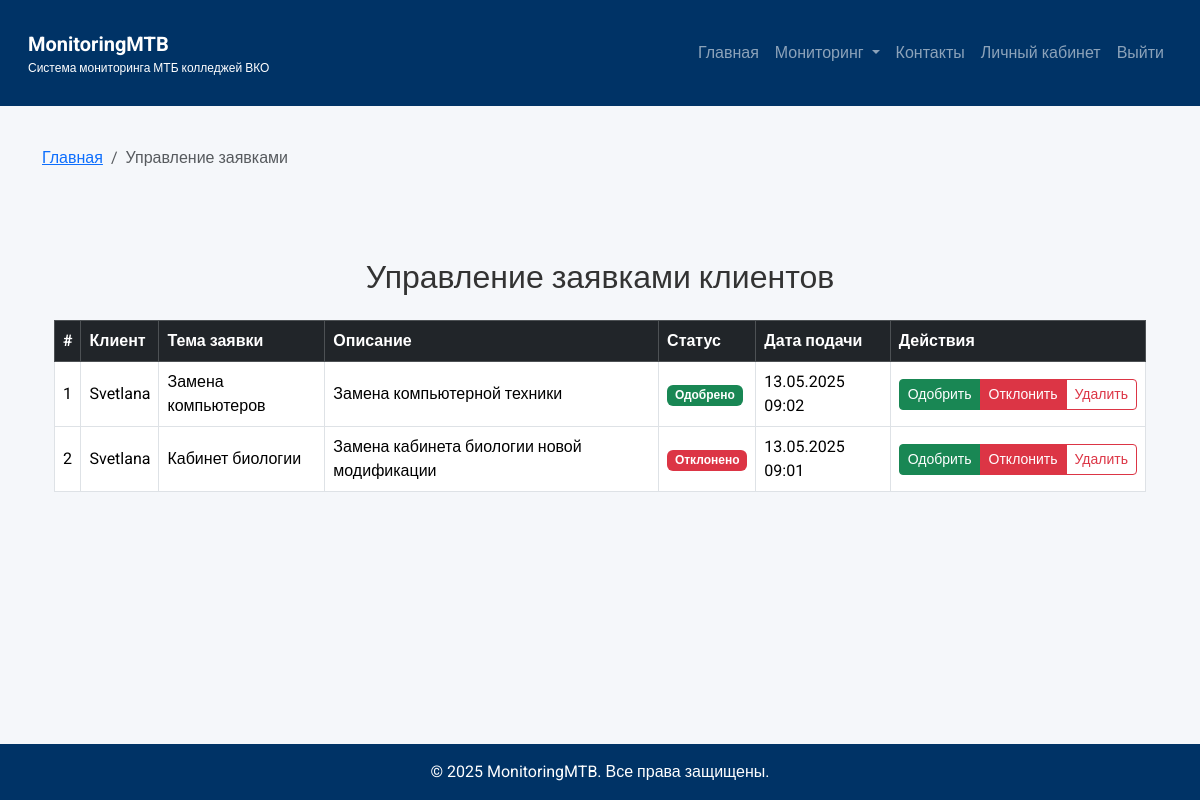
The page /manage_requests/ (signed in) on the database its author committed.
### colleges/models.py (models this page shows, shortened)
class Request(models.Model):
    STATUS_CHOICES = [
        ('pending', 'На рассмотрении'),
        ('approved', 'Одобрено'),
        ('rejected', 'Отклонено'),
    ]
    user = models.ForeignKey(settings.AUTH_USER_MODEL, on_delete=models.CASCADE)
    title = models.CharField(max_length=255)
    description = models.TextField()
    status = models.CharField(max_length=20, choices=STATUS_CHOICES, default='pending')
    created_at = models.DateTimeField(auto_now_add=True)

class CustomUser(AbstractUser):
    ROLE_CHOICES = [
        ('admin', 'Администратор'),
        ('manager', 'Менеджер'),
        ('client', 'Клиент'),
    ]
    role = models.CharField(max_length=20, choices=ROLE_CHOICES, default='client')

### colleges/utils.py (the view)
    def wrapper(request, *args, **kwargs):
        if request.user.is_authenticated and (request.user.role == 'manager' or request.user.role == 'admin'):
            return view_func(request, *args, **kwargs)
        else:
            return redirect('profile')

### colleges/utils.py (called while the page is built)
def manager_required(view_func):
    def wrapper(request, *args, **kwargs):
        if request.user.is_authenticated and (request.user.role == 'manager' or request.user.role == 'admin'):
            return view_func(request, *args, **kwargs)
        else:
            return redirect('profile')
    return wrapper

### colleges/views.py (called while the page is built)
@manager_required
def manage_requests(request):
    requests = Request.objects.select_related('user').all().order_by('-created_at')
    return render(request, 'manage_requests.html', {
        'requests': requests,
        'page_title': 'Управление заявками'
    })

### templates/manage_requests.html
{% extends 'base.html' %}
{% block content %}
<div class="container mt-5">
    <h2 class="text-center mb-4">Управление заявками клиентов</h2>
    <div class="table-responsive">
        <table class="table table-bordered table-hover align-middle">
            <thead class="table-dark">
                <tr>
                    <th>#</th>
                    <th>Клиент</th>
                    <th>Тема заявки</th>
                    <th>Описание</th>
                    <th>Статус</th>
                    <th>Дата подачи</th>
                    <th>Действия</th>
                </tr>
            </thead>
            <tbody>
                {% for req in requests %}
                <tr>
                    <td>{{ forloop.counter }}</td>
                    <td>{{ req.user.username }}</td>
                    <td>{{ req.title }}</td>
                    <td>{{ req.description }}</td>
                    <td>
                        {% if req.status == 'pending' %}
                            <span class="badge bg-warning text-dark">На рассмотрении</span>
                        {% elif req.status == 'approved' %}
                            <span class="badge bg-success">Одобрено</span>
                        {% elif req.status == 'rejected' %}
                            <span class="badge bg-danger">Отклонено</span>
                        {% endif %}
                    </td>
                    <td>{{ req.created_at|date:"d.m.Y H:i" }}</td>
                    <td>
                        <div class="btn-group" role="group">
                            <a href="{% url 'change_request_status' req.id 'approved' %}" class="btn btn-sm btn-success">Одобрить</a>
                            <a href="{% url 'change_request_status' req.id 'rejected' %}" class="btn btn-sm btn-danger">Отклонить</a>
                            <a href="{% url 'delete_request' req.id %}" class="btn btn-sm btn-outline-danger" onclick="return confirm('Удалить заявку?');">Удалить</a>
                        </div>
                    </td>
                </tr>
                {% empty %}
                <tr><td colspan="7" class="text-center">Нет заявок.</td></tr>
                {% endfor %}
            </tbody>
        </table>
    </div>
</div>
{% endblock %}

### templates/base.html (style rules this page uses)
body { font-family: 'Roboto', sans-serif; background-color: #F5F7FA; color: #333; }

### rows shown on the page
Request: user.username "Svetlana", title "Замена компьютеров", description "Замена компьютерной техники", status "Одобрено", created_at "13.05.2025 09:02"
Request: user.username "Svetlana", title "Кабинет биологии", description "Замена кабинета биологии новой модификации", status "Отклонено", created_at "13.05.2025 09:01"

### other values the page prints
{{ page_title }} "Управление заявками"
